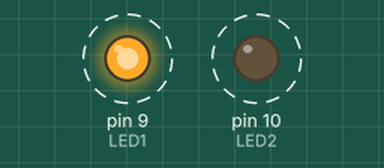
Simulated run of this sketch. Board: Arduino Uno, built with avr-gcc and run on an emulated ATmega328P. Parts: output pins drawn as LEDs (lit = HIGH). Dashed ring = blinking.

Above: at 0.5 s.
Timing chart, 0 to 4.6 s (numbered marks = the images above):
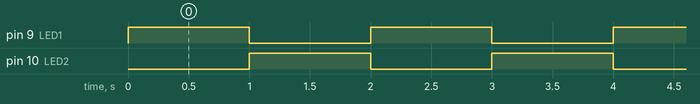

Measured:
- by itself, pin 9 (LED1), pin 10 (LED2): alternates HIGH for 1.0 s and LOW for 1.0 s

The sketch:

2_LED_Blink.ino
```cpp
int LED1 = 9; // led 1 pin number
int LED2 = 10; // led 2 pin number

// the setup function runs once when you press reset or power the board
void setup() {
  // initialize digital pin LED(s) as an output.
  pinMode(LED1, OUTPUT);
  pinMode(LED2, OUTPUT);
}

// the loop function runs over and over again forever
void loop() {
  digitalWrite(LED1, HIGH);   // turn the LED1 on (HIGH is the voltage level)
  digitalWrite(LED2, LOW);    // turn the LED2 off by making the voltage LOW
  delay(1000);                // wait for a second
  digitalWrite(LED1, LOW);    // turn the LED1 off by making the voltage LOW
  digitalWrite(LED2, HIGH);   // turn the LED2 on (HIGH is the voltage level)
  delay(1000);                // wait for a second
}
```
